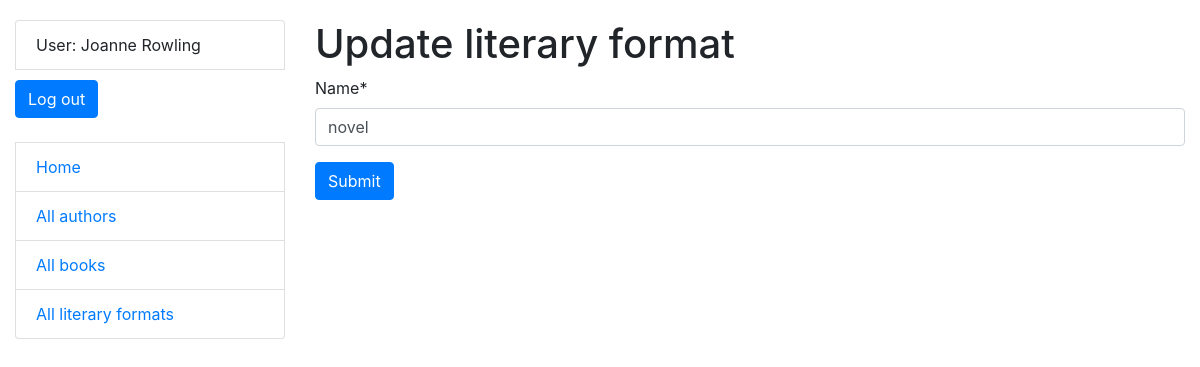
Screenshot of /catalog/literary-formats/2update/ (signed in) with the database file from the repository.
### catalog/models.py (models this page shows, shortened)
class Author(AbstractUser):
    pseudonym = models.CharField(max_length=63, null=True, blank=True)
    class Meta:
        ordering = ("username", )

class LiteraryFormat(models.Model):
    name = models.CharField(max_length=255)
    class Meta:
        ordering = ("name", )

### catalog/views.py (the view)
# urls.py: path("literary-formats/<int:pk>update/", LiteraryFormatUpdateView.as_view(), name="literary-formats-update"),
class LiteraryFormatUpdateView(LoginRequiredMixin, generic.UpdateView):
    model = LiteraryFormat
    fields = "__all__"
    success_url = reverse_lazy("catalog:literary-formats-list")
    template_name = "catalog/literary_format_form.html"

### templates/catalog/literary_format_form.html (shortened to what this page needs)
{% extends "base.html" %}
{% load crispy_forms_tags %}
{% block content %}
  <h1>{{ object|yesno:"Update,Create new" }} literary format</h1>
  <form action="" method="post" novalidate>
    {{ form|crispy }}
    <input class="btn btn-primary" type="submit" value="Submit">
  </form>
{% endblock %}

### templates/includes/sidebar.html (shortened to what this page needs)
<ul class="sidebar-nav list-group">
  {% if user.is_authenticated %}
    <li class="list-group-item">User: {{ user.first_name }} {{ user.last_name }}</li>
    <li>
      <form action="{% url 'logout' %}" method="post">
        <button type="submit" class="btn btn-primary" style="margin-top: 10px">Log out</button>
      </form>
    </li>
    <br>
  {% endif %}
  <li class="list-group-item">
    <a href="{% url 'catalog:index' %}">Home</a>
  </li>
  <li class="list-group-item">
    <a href="{% url 'catalog:author-list' %}">All authors</a>
  </li>
  <li class="list-group-item">
    <a href="{% url 'catalog:book-list' %}">All books</a>
  </li>
  <li class="list-group-item">
    <a href="{% url 'catalog:literary-formats-list' %}">All literary formats</a>
  </li>
</ul>

### static/css/style.css (style rules this page uses)
body { margin-top: 20px; }
.sidebar-nav { padding: 0; list-style: none; }

### rows the page displays
Author: first_name "Joanne", last_name "Rowling"
LiteraryFormat: name "novel"

### other values shown
{{ object|yesno:"Update,Create new" }} "Update"
